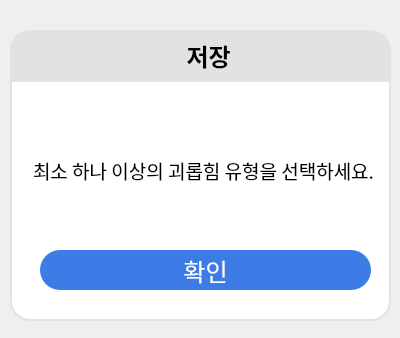
<?xml version="1.0" encoding="UTF-8"?>
<ui version="4.0">
 <class>Dialog</class>
 <widget class="QDialog" name="Dialog">
  <property name="geometry">
   <rect>
    <x>0</x>
    <y>0</y>
    <width>400</width>
    <height>338</height>
   </rect>
  </property>
  <property name="windowTitle">
   <string>Progressing...</string>
  </property>
  <widget class="QLabel" name="label_32">
   <property name="geometry">
    <rect>
     <x>10</x>
     <y>80</y>
     <width>381</width>
     <height>241</height>
    </rect>
   </property>
   <property name="styleSheet">
    <string notr="true">background-color: rgb(255, 255, 255);
border-bottom-right-radius: 20px;
border-bottom-left-radius: 20px;
border: 2px solid #E2E2E2;</string>
   </property>
   <property name="text">
    <string/>
   </property>
  </widget>
  <widget class="QPushButton" name="okBtn_warning_step1">
   <property name="geometry">
    <rect>
     <x>40</x>
     <y>250</y>
     <width>331</width>
     <height>40</height>
    </rect>
   </property>
   <property name="font">
    <font>
     <family>나눔스퀘어 Bold</family>
     <pointsize>18</pointsize>
    </font>
   </property>
   <property name="cursor">
    <cursorShape>PointingHandCursor</cursorShape>
   </property>
   <property name="styleSheet">
    <string notr="true">color: white;
background-color: #3D7BE6;
border-radius: 20px;</string>
   </property>
   <property name="text">
    <string>확인</string>
   </property>
  </widget>
  <widget class="QLabel" name="label">
   <property name="geometry">
    <rect>
     <x>10</x>
     <y>30</y>
     <width>381</width>
     <height>51</height>
    </rect>
   </property>
   <property name="font">
    <font>
     <family>나눔스퀘어 Bold</family>
     <pointsize>18</pointsize>
     <weight>75</weight>
     <bold>true</bold>
    </font>
   </property>
   <property name="styleSheet">
    <string notr="true">background-color: #E2E2E2;
border-top-right-radius: 20px;
border-top-left-radius: 20px;
border: 2px solid #E2E2E2;</string>
   </property>
   <property name="text">
    <string>   저장</string>
   </property>
   <property name="alignment">
    <set>Qt::AlignCenter</set>
   </property>
  </widget>
  <widget class="QLabel" name="label_2">
   <property name="geometry">
    <rect>
     <x>130</x>
     <y>36</y>
     <width>40</width>
     <height>40</height>
    </rect>
   </property>
   <property name="text">
    <string/>
   </property>
   <property name="pixmap">
    <pixmap>premium-icon-save-4226014.png</pixmap>
   </property>
   <property name="scaledContents">
    <bool>true</bool>
   </property>
  </widget>
  <widget class="QLabel" name="label_3">
   <property name="geometry">
    <rect>
     <x>33</x>
     <y>160</y>
     <width>341</width>
     <height>21</height>
    </rect>
   </property>
   <property name="font">
    <font>
     <family>나눔스퀘어</family>
     <pointsize>14</pointsize>
    </font>
   </property>
   <property name="text">
    <string>최소 하나 이상의 괴롭힘 유형을 선택하세요.</string>
   </property>
  </widget>
 </widget>
 <resources/>
 <connections/>
</ui>
